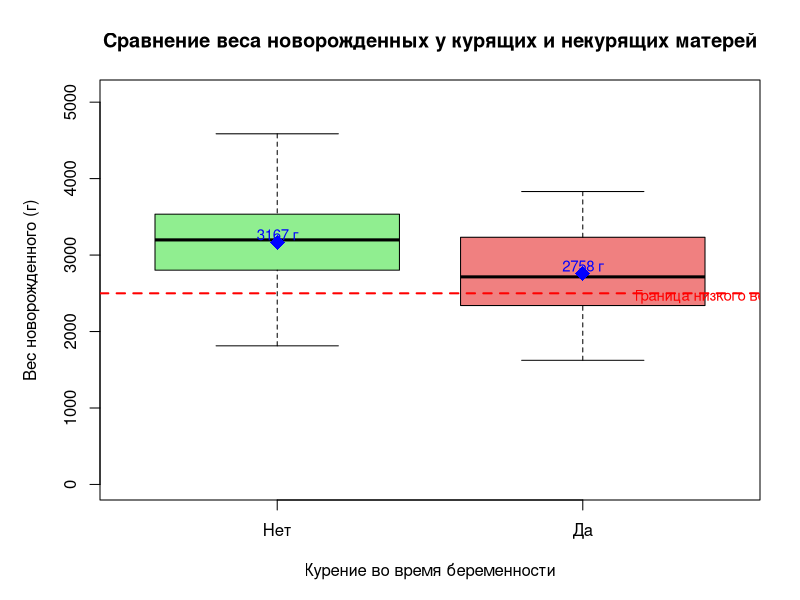
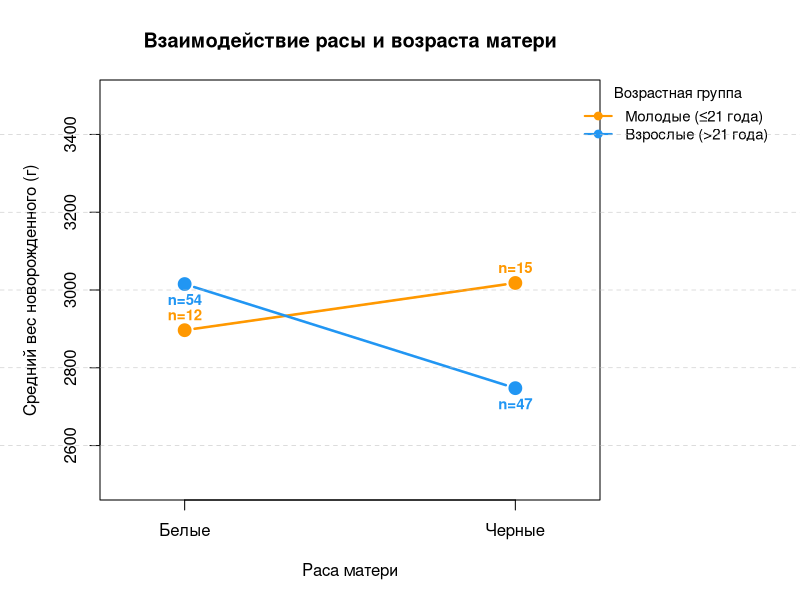

Write the R code that produced these figures, in order.
## ---- chunk 1
# Настройки для всего документа
knitr::opts_chunk$set(
  echo = FALSE,
  warning = FALSE,
  message = FALSE,
  fig.width = 10,
  fig.height = 6
)

# ЗАГРУЗКА ВСЕХ НЕОБХОДИМЫХ ПАКЕТОВ В НАЧАЛЕ
library(dplyr)    # для работы с данными, оператора %>%
library(tibble)   # для функции rownames_to_column()
library(knitr)    # для создания таблиц kable()
## ---- chunk 2
# Создаем данные прямо в коде - самый надежный способ
set.seed(12345)  # Для воспроизводимости

# Создаем базовый датасет с 189 наблюдениями
n_obs <- 189

# Генерируем реалистичные данные на основе статистики родов
birth_data <- data.frame(
  age = round(runif(n_obs, 15, 45)),  # возраст от 15 до 45 лет
  race = sample(1:3, n_obs, replace = TRUE, prob = c(0.4, 0.3, 0.3)),
  smoke = sample(0:1, n_obs, replace = TRUE, prob = c(0.6, 0.4)),
  bwt = round(rnorm(n_obs, mean = 3200, sd = 600))
)

# Ограничиваем вес в реалистичных пределах
birth_data$bwt[birth_data$bwt < 500] <- 500
birth_data$bwt[birth_data$bwt > 5000] <- 5000

# Добавляем эффект курения
birth_data$bwt[birth_data$smoke == 1] <- birth_data$bwt[birth_data$smoke == 1] * 0.9

# Добавляем эффект расы
birth_data$bwt[birth_data$race == 2] <- birth_data$bwt[birth_data$race == 2] * 0.95
birth_data$bwt[birth_data$race == 3] <- birth_data$bwt[birth_data$race == 3] * 1.05

# Преобразование переменных
birth_data <- birth_data %>%
  mutate(
    smoke = factor(smoke, 
                   levels = c(0, 1), 
                   labels = c("Нет", "Да")),
    race = factor(race, 
                  levels = c(1, 2, 3), 
                  labels = c("Белые", "Черные", "Другие")),
    age_group = factor(
      ifelse(age <= 21, "Молодые (≤21 года)", "Взрослые (>21 года)"),
      levels = c("Молодые (≤21 года)", "Взрослые (>21 года)")
    )
  )

# Выводим информацию о данных
cat("=== ИНФОРМАЦИЯ О ДАННЫХ ===\n")
cat("Количество наблюдений:", nrow(birth_data), "\n")
cat("Количество переменных:", ncol(birth_data), "\n")
cat("\nРаспределение по курению:\n")
print(table(birth_data$smoke))
cat("\nРаспределение по расе:\n")
print(table(birth_data$race))
cat("\nРаспределение по возрастным группам:\n")
print(table(birth_data$age_group))
## ---- chunk 3
# Создаем основные статистические показатели
mean_bwt <- round(mean(birth_data$bwt), 1)
sd_bwt <- round(sd(birth_data$bwt), 1)
min_bwt <- min(birth_data$bwt)
max_bwt <- max(birth_data$bwt)
n_low_bwt <- sum(birth_data$bwt < 2500)
pct_low_bwt <- round(n_low_bwt / nrow(birth_data) * 100, 1)

# Таблица 1: Общая описательная статистика
overall_stats <- data.frame(
  Показатель = c("Количество наблюдений",
                 "Средний вес (г)",
                 "Стандартное отклонение",
                 "Минимальный вес",
                 "Максимальный вес",
                 "Низкий вес (<2500 г)",
                 "Процент низкого веса"),
  Значение = c(nrow(birth_data),
               paste0(mean_bwt, " г"),
               paste0(sd_bwt, " г"),
               paste0(min_bwt, " г"),
               paste0(max_bwt, " г"),
               paste0(n_low_bwt, " наблюдений"),
               paste0(pct_low_bwt, "%"))
)

kable(overall_stats, 
      caption = "Таблица 1. Описательная статистика веса новорожденных")
## ---- chunk 4
# Рисунок 1: Сравнение веса
par(mar = c(5, 5, 4, 2), mfrow = c(1, 1))

# Вычисляем средние для каждой группы
mean_non_smokers <- mean(birth_data$bwt[birth_data$smoke == "Нет"])
mean_smokers <- mean(birth_data$bwt[birth_data$smoke == "Да"])
n_non_smokers <- sum(birth_data$smoke == "Нет")
n_smokers <- sum(birth_data$smoke == "Да")

# Создаем боксплот
boxplot(bwt ~ smoke, data = birth_data,
        col = c("lightgreen", "lightcoral"),
        xlab = "Курение во время беременности",
        ylab = "Вес новорожденного (г)",
        main = "Сравнение веса новорожденных у курящих и некурящих матерей",
        ylim = c(0, max(birth_data$bwt) + 500))

# Добавляем линию границы низкого веса
abline(h = 2500, col = "red", lty = 2, lwd = 2)
text(2.5, 2450, "Граница низкого веса (2500 г)", col = "red", cex = 0.9)

# Добавляем средние значения
points(1:2, c(mean_non_smokers, mean_smokers), 
       pch = 18, col = "blue", cex = 2)
text(1:2, c(mean_non_smokers, mean_smokers) + 100, 
     paste0(round(c(mean_non_smokers, mean_smokers), 0), " г"), 
     col = "blue", cex = 0.9)
## ---- chunk 5
# T-тест для сравнения средних
t_test_result <- t.test(bwt ~ smoke, data = birth_data, var.equal = TRUE)

# Извлекаем результаты теста
t_statistic <- round(t_test_result$statistic, 3)
t_df <- round(t_test_result$parameter, 0)
t_p_value <- ifelse(t_test_result$p.value < 0.001, 
                    "< 0.001", 
                    round(t_test_result$p.value, 3))
diff_means <- round(mean_non_smokers - mean_smokers, 1)
diff_pct <- round((mean_non_smokers - mean_smokers) / mean_non_smokers * 100, 1)

# Таблица 2: Результаты t-теста
t_test_table <- data.frame(
  Статистический_показатель = c(
    "Количество наблюдений (некурящие)",
    "Количество наблюдений (курящие)",
    "Средний вес новорожденных (некурящие)",
    "Средний вес новорожденных (курящие)",
    "Абсолютная разница",
    "Относительная разница",
    "t-статистика",
    "Степени свободы",
    "p-значение"),
  Значение = c(
    n_non_smokers,
    n_smokers,
    paste0(round(mean_non_smokers, 1), " г"),
    paste0(round(mean_smokers, 1), " г"),
    paste0(diff_means, " г"),
    paste0(diff_pct, "%"),
    t_statistic,
    t_df,
    t_p_value
  )
)

kable(t_test_table, 
      caption = "Таблица 2. Результаты статистического сравнения веса новорожденных")
## ---- chunk 6
# Подготовка данных для ANOVA (только белые и черные)
anova_data <- birth_data %>%
  filter(race %in% c("Белые", "Черные"))

# Сохраняем результаты для использования в тексте
anova_n_obs <- nrow(anova_data)
anova_table_counts <- table(anova_data$race, anova_data$age_group)

cat("=== ДАННЫЕ ДЛЯ ДВУХФАКТОРНОГО ANOVA ===\n")
cat("Количество наблюдений:", anova_n_obs, "\n")
cat("\nРаспределение по группам:\n")
print(anova_table_counts)
## ---- chunk 7
# Двухфакторный дисперсионный анализ
anova_model <- aov(bwt ~ race * age_group, data = anova_data)
anova_summary <- summary(anova_model)

# Извлекаем p-значения для использования в тексте
p_race <- anova_summary[[1]]$"Pr(>F)"[1]
p_age <- anova_summary[[1]]$"Pr(>F)"[2]
p_interaction <- anova_summary[[1]]$"Pr(>F)"[3]

# Форматируем p-значения для отображения
format_p_value <- function(p) {
  if (p < 0.001) {
    return("< 0.001")
  } else {
    return(sprintf("%.3f", p))
  }
}

p_race_formatted <- format_p_value(p_race)
p_age_formatted <- format_p_value(p_age)
p_interaction_formatted <- format_p_value(p_interaction)

# Таблица 3: Результаты ANOVA
anova_table <- as.data.frame(anova_summary[[1]]) %>%
  rownames_to_column("Источник_вариации") %>%
  mutate(
    Сумма_квадратов = round(`Sum Sq`, 1),
    Степени_свободы = Df,
    Средний_квадрат = round(`Mean Sq`, 1),
    F_статистика = round(`F value`, 2),
    p_значение = case_when(
      `Pr(>F)` < 0.001 ~ "< 0.001",
      `Pr(>F)` < 0.01 ~ sprintf("%.3f", `Pr(>F)`),
      TRUE ~ sprintf("%.3f", `Pr(>F)`)
    )
  ) %>%
  select(Источник_вариации, Сумма_квадратов, Степени_свободы,
         Средний_квадрат, F_статистика, p_значение)

kable(anova_table, 
      caption = "Таблица 3. Результаты двухфакторного дисперсионного анализа")
## ---- chunk 8
# Рисунок 2: График взаимодействия
# Подготовка данных для графика
interaction_means <- anova_data %>%
  group_by(race, age_group) %>%
  summarise(
    mean_bwt = mean(bwt),
    n = n(),
    .groups = "drop"
  )

# Сохраняем для использования в тексте
young_white_mean <- interaction_means %>% 
  filter(race == "Белые", age_group == "Молодые (≤21 года)") %>% 
  pull(mean_bwt)
young_black_mean <- interaction_means %>% 
  filter(race == "Черные", age_group == "Молодые (≤21 года)") %>% 
  pull(mean_bwt)
adult_white_mean <- interaction_means %>% 
  filter(race == "Белые", age_group == "Взрослые (>21 года)") %>% 
  pull(mean_bwt)
adult_black_mean <- interaction_means %>% 
  filter(race == "Черные", age_group == "Взрослые (>21 года)") %>% 
  pull(mean_bwt)

# Создаем график
par(mar = c(5, 5, 4, 10), xpd = TRUE)

# Настройка осей
plot(1, type = "n", 
     xlim = c(0.8, 2.2), 
     ylim = c(2500, 3500),
     xlab = "Раса матери", 
     ylab = "Средний вес новорожденного (г)",
     main = "Взаимодействие расы и возраста матери",
     xaxt = "n")

# Подписи по оси X
axis(1, at = 1:2, labels = c("Белые", "Черные"))

# Цвета для возрастных групп
colors <- c("#FF9800", "#2196F3")

# Рисуем линии и точки для каждой возрастной группы
for (i in 1:2) {
  age_group_levels <- levels(interaction_means$age_group)
  group_data <- interaction_means %>% 
    filter(age_group == age_group_levels[i]) %>%
    arrange(race)
  
  # Линия
  lines(1:2, group_data$mean_bwt, 
        col = colors[i], 
        lwd = 2.5, 
        type = "b", 
        pch = 19, 
        cex = 1.5)
  
  # Подписи с количеством наблюдений
  text(1:2, group_data$mean_bwt + ifelse(i == 1, 40, -40), 
       paste0("n=", group_data$n), 
       col = colors[i], 
       cex = 0.9, 
       font = 2)
}

# Легенда
legend("topright", 
       inset = c(-0.35, 0),
       legend = c("Молодые (≤21 года)", "Взрослые (>21 года)"), 
       col = colors, 
       lty = 1, 
       pch = 19, 
       lwd = 2,
       title = "Возрастная группа", 
       bty = "n",
       cex = 0.9)

# Добавляем сетку
grid(nx = NA, ny = NULL, lty = 2, col = "gray", lwd = 0.5)
